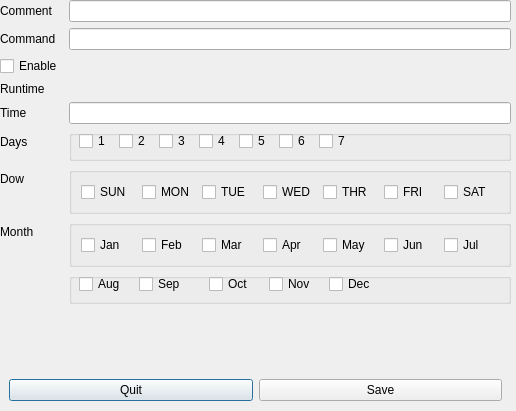
<?xml version="1.0" encoding="UTF-8"?>
<ui version="4.0">
 <class>JobEditDialog</class>
 <widget class="QDialog" name="JobEditDialog">
  <property name="windowModality">
   <enum>Qt::ApplicationModal</enum>
  </property>
  <property name="geometry">
   <rect>
    <x>0</x>
    <y>0</y>
    <width>516</width>
    <height>411</height>
   </rect>
  </property>
  <property name="windowTitle">
   <string>Job Editor</string>
  </property>
  <property name="modal">
   <bool>true</bool>
  </property>
  <widget class="QWidget" name="verticalWidget" native="true">
   <property name="geometry">
    <rect>
     <x>0</x>
     <y>0</y>
     <width>511</width>
     <height>371</height>
    </rect>
   </property>
   <layout class="QVBoxLayout" name="verticalLayout">
    <item>
     <layout class="QFormLayout" name="formLayout">
      <property name="fieldGrowthPolicy">
       <enum>QFormLayout::AllNonFixedFieldsGrow</enum>
      </property>
      <item row="0" column="0">
       <widget class="QLabel" name="label">
        <property name="text">
         <string>Comment</string>
        </property>
       </widget>
      </item>
      <item row="0" column="1">
       <widget class="QLineEdit" name="comment_lineEdit"/>
      </item>
      <item row="1" column="0">
       <widget class="QLabel" name="label_2">
        <property name="text">
         <string>Command</string>
        </property>
       </widget>
      </item>
      <item row="1" column="1">
       <widget class="QLineEdit" name="command_lineEdit"/>
      </item>
      <item row="2" column="0">
       <widget class="QCheckBox" name="enable_job_checkBox">
        <property name="text">
         <string>Enable</string>
        </property>
        <property name="checkable">
         <bool>true</bool>
        </property>
        <property name="checked">
         <bool>false</bool>
        </property>
        <property name="tristate">
         <bool>false</bool>
        </property>
       </widget>
      </item>
      <item row="3" column="0">
       <widget class="QLabel" name="label_4">
        <property name="text">
         <string>Runtime</string>
        </property>
       </widget>
      </item>
      <item row="4" column="0">
       <widget class="QLabel" name="label_3">
        <property name="text">
         <string>Time</string>
        </property>
       </widget>
      </item>
      <item row="4" column="1">
       <widget class="QLineEdit" name="min_lineEdit"/>
      </item>
      <item row="6" column="0">
       <widget class="QLabel" name="label_5">
        <property name="text">
         <string>Days</string>
        </property>
       </widget>
      </item>
      <item row="6" column="1">
       <widget class="QGroupBox" name="groupBox">
        <widget class="QCheckBox" name="day_checkBox_1">
         <property name="geometry">
          <rect>
           <x>10</x>
           <y>0</y>
           <width>38</width>
           <height>22</height>
          </rect>
         </property>
         <property name="text">
          <string>1</string>
         </property>
        </widget>
        <widget class="QCheckBox" name="day_checkBox_2">
         <property name="geometry">
          <rect>
           <x>50</x>
           <y>0</y>
           <width>38</width>
           <height>22</height>
          </rect>
         </property>
         <property name="text">
          <string>2</string>
         </property>
        </widget>
        <widget class="QCheckBox" name="day_checkBox_3">
         <property name="geometry">
          <rect>
           <x>90</x>
           <y>0</y>
           <width>38</width>
           <height>22</height>
          </rect>
         </property>
         <property name="text">
          <string>3</string>
         </property>
        </widget>
        <widget class="QCheckBox" name="day_checkBox_4">
         <property name="geometry">
          <rect>
           <x>130</x>
           <y>0</y>
           <width>39</width>
           <height>22</height>
          </rect>
         </property>
         <property name="text">
          <string>4</string>
         </property>
        </widget>
        <widget class="QCheckBox" name="day_checkBox_5">
         <property name="geometry">
          <rect>
           <x>170</x>
           <y>0</y>
           <width>38</width>
           <height>22</height>
          </rect>
         </property>
         <property name="text">
          <string>5</string>
         </property>
        </widget>
        <widget class="QCheckBox" name="day_checkBox_6">
         <property name="geometry">
          <rect>
           <x>210</x>
           <y>0</y>
           <width>38</width>
           <height>22</height>
          </rect>
         </property>
         <property name="text">
          <string>6</string>
         </property>
        </widget>
        <widget class="QCheckBox" name="day_checkBox_7">
         <property name="geometry">
          <rect>
           <x>250</x>
           <y>0</y>
           <width>38</width>
           <height>22</height>
          </rect>
         </property>
         <property name="text">
          <string>7</string>
         </property>
        </widget>
       </widget>
      </item>
      <item row="8" column="0">
       <widget class="QLabel" name="label_6">
        <property name="text">
         <string>Dow</string>
        </property>
       </widget>
      </item>
      <item row="8" column="1">
       <widget class="QGroupBox" name="groupBox_2">
        <layout class="QHBoxLayout" name="horizontalLayout_3">
         <item>
          <widget class="QCheckBox" name="sun_checkBox">
           <property name="text">
            <string>SUN</string>
           </property>
          </widget>
         </item>
         <item>
          <widget class="QCheckBox" name="mon_checkBox">
           <property name="text">
            <string>MON</string>
           </property>
          </widget>
         </item>
         <item>
          <widget class="QCheckBox" name="tue_checkBox">
           <property name="text">
            <string>TUE</string>
           </property>
          </widget>
         </item>
         <item>
          <widget class="QCheckBox" name="wed_checkBox">
           <property name="text">
            <string>WED</string>
           </property>
          </widget>
         </item>
         <item>
          <widget class="QCheckBox" name="thr_checkBox">
           <property name="text">
            <string>THR</string>
           </property>
          </widget>
         </item>
         <item>
          <widget class="QCheckBox" name="fri_checkBox">
           <property name="text">
            <string>FRI</string>
           </property>
          </widget>
         </item>
         <item>
          <widget class="QCheckBox" name="sat_checkBox">
           <property name="text">
            <string>SAT</string>
           </property>
          </widget>
         </item>
        </layout>
       </widget>
      </item>
      <item row="9" column="1">
       <widget class="QGroupBox" name="horizontalGroupBox">
        <layout class="QHBoxLayout" name="horizontalLayout_2">
         <item>
          <widget class="QCheckBox" name="jan_checkBox">
           <property name="text">
            <string>Jan</string>
           </property>
          </widget>
         </item>
         <item>
          <widget class="QCheckBox" name="feb_checkBox">
           <property name="text">
            <string>Feb</string>
           </property>
          </widget>
         </item>
         <item>
          <widget class="QCheckBox" name="mar_checkBox">
           <property name="text">
            <string>Mar</string>
           </property>
          </widget>
         </item>
         <item>
          <widget class="QCheckBox" name="apr_checkBox">
           <property name="text">
            <string>Apr</string>
           </property>
          </widget>
         </item>
         <item>
          <widget class="QCheckBox" name="may_checkBox">
           <property name="text">
            <string>May</string>
           </property>
          </widget>
         </item>
         <item>
          <widget class="QCheckBox" name="jun_checkBox">
           <property name="text">
            <string>Jun</string>
           </property>
          </widget>
         </item>
         <item>
          <widget class="QCheckBox" name="jul_checkBox">
           <property name="text">
            <string>Jul</string>
           </property>
          </widget>
         </item>
        </layout>
       </widget>
      </item>
      <item row="9" column="0">
       <widget class="QLabel" name="label_7">
        <property name="text">
         <string>Month</string>
        </property>
       </widget>
      </item>
      <item row="10" column="1">
       <widget class="QGroupBox" name="groupBox_3">
        <widget class="QCheckBox" name="aug_checkBox">
         <property name="geometry">
          <rect>
           <x>10</x>
           <y>0</y>
           <width>54</width>
           <height>22</height>
          </rect>
         </property>
         <property name="text">
          <string>Aug</string>
         </property>
        </widget>
        <widget class="QCheckBox" name="sep_checkBox">
         <property name="geometry">
          <rect>
           <x>70</x>
           <y>0</y>
           <width>53</width>
           <height>22</height>
          </rect>
         </property>
         <property name="text">
          <string>Sep</string>
         </property>
        </widget>
        <widget class="QCheckBox" name="oct_checkBox">
         <property name="geometry">
          <rect>
           <x>140</x>
           <y>0</y>
           <width>52</width>
           <height>22</height>
          </rect>
         </property>
         <property name="text">
          <string>Oct</string>
         </property>
        </widget>
        <widget class="QCheckBox" name="nov_checkBox">
         <property name="geometry">
          <rect>
           <x>200</x>
           <y>0</y>
           <width>55</width>
           <height>22</height>
          </rect>
         </property>
         <property name="text">
          <string>Nov</string>
         </property>
        </widget>
        <widget class="QCheckBox" name="dec_checkBox">
         <property name="geometry">
          <rect>
           <x>260</x>
           <y>0</y>
           <width>54</width>
           <height>22</height>
          </rect>
         </property>
         <property name="text">
          <string>Dec</string>
         </property>
        </widget>
       </widget>
      </item>
     </layout>
    </item>
   </layout>
  </widget>
  <widget class="QFrame" name="verticalFrame">
   <property name="geometry">
    <rect>
     <x>0</x>
     <y>368</y>
     <width>511</width>
     <height>45</height>
    </rect>
   </property>
   <layout class="QHBoxLayout" name="horizontalLayout">
    <item>
     <widget class="QPushButton" name="cancel_pushButton">
      <property name="text">
       <string>Quit</string>
      </property>
     </widget>
    </item>
    <item>
     <widget class="QPushButton" name="save_pushButton">
      <property name="text">
       <string>Save</string>
      </property>
     </widget>
    </item>
   </layout>
  </widget>
 </widget>
 <resources/>
 <connections>
  <connection>
   <sender>cancel_pushButton</sender>
   <signal>clicked()</signal>
   <receiver>JobEditDialog</receiver>
   <slot>reject()</slot>
   <hints>
    <hint type="sourcelabel">
     <x>126</x>
     <y>390</y>
    </hint>
    <hint type="destinationlabel">
     <x>257</x>
     <y>205</y>
    </hint>
   </hints>
  </connection>
  <connection>
   <sender>save_pushButton</sender>
   <signal>clicked()</signal>
   <receiver>JobEditDialog</receiver>
   <slot>accept()</slot>
   <hints>
    <hint type="sourcelabel">
     <x>384</x>
     <y>390</y>
    </hint>
    <hint type="destinationlabel">
     <x>257</x>
     <y>205</y>
    </hint>
   </hints>
  </connection>
 </connections>
</ui>
